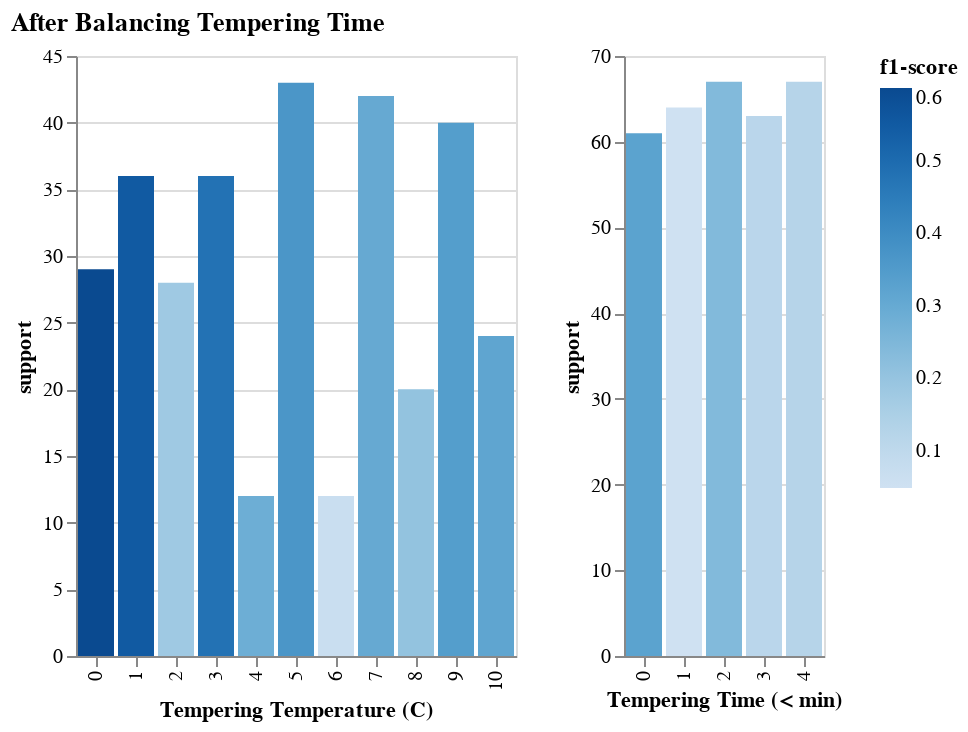

Here is the notebook cell this chart was saved with:
### Code cell
rf_cr_ttemp_supp_plot = alt.Chart(pl_cr_rf_ttemp)\
    .mark_bar().encode(
        alt.X('index:O').title('Tempering Temperature (C)'),
        alt.Y('support'),
        alt.Color('f1-score')
        )

rf_cr_ttime_supp_plot = alt.Chart(pl_cr_rf_ttime)\
    .mark_bar().encode(
        alt.X('index:O').title('Tempering Time (< min)'),
        alt.Y('support'),
        alt.Color('f1-score')
        )
rf_cr_ttemp_supp_plot

alt.concat(rf_cr_ttemp_supp_plot, rf_cr_ttime_supp_plot).properties(title='After Balancing Tempering Time')

### Figure 1 — Vega-Lite specification as saved in the notebook (floating-point values rounded to 4 significant figures)
{"config": {"view": {"continuousWidth": 300, "continuousHeight": 300}}, "concat": [{"data": {"name": "data-24922531332960682cfaaaad683b8cd0"}, "mark": {"type": "bar"}, "encoding": {"color": {"field": "f1-score", "type": "quantitative"}, "x": {"field": "index", "title": "Tempering Temperature (C)", "type": "ordinal"}, "y": {"field": "support", "type": "quantitative"}}}, {"data": {"name": "data-433f45e8cd7a02835baca3f8c456c3da"}, "mark": {"type": "bar"}, "encoding": {"color": {"field": "f1-score", "type": "quantitative"}, "x": {"field": "index", "title": "Tempering Time (< min)", "type": "ordinal"}, "y": {"field": "support", "type": "quantitative"}}}], "title": "After Balancing Tempering Time", "$schema": "https://vega.github.io/schema/vega-lite/v5.20.1.json", "datasets": {"data-24922531332960682cfaaaad683b8cd0": [{"index": 0.0, "precision": 0.5806, "recall": 0.6207, "f1-score": 0.6, "support": 29.0}, {"index": 1.0, "precision": 0.5758, "recall": 0.5278, "f1-score": 0.5507, "support": 36.0}, {"index": 2.0, "precision": 0.1786, "recall": 0.1786, "f1-score": 0.1786, "support": 28.0}, {"index": 3.0, "precision": 0.4615, "recall": 0.5, "f1-score": 0.48, "support": 36.0}, {"index": 4.0, "precision": 0.3333, "recall": 0.25, "f1-score": 0.2857, "support": 12.0}, {"index": 5.0, "precision": 0.3846, "recall": 0.3488, "f1-score": 0.3659, "support": 43.0}, {"index": 6.0, "precision": 0.05882, "recall": 0.08333, "f1-score": 0.06897, "support": 12.0}, {"index": 7.0, "precision": 0.2745, "recall": 0.3333, "f1-score": 0.3011, "support": 42.0}, {"index": 8.0, "precision": 0.2105, "recall": 0.2, "f1-score": 0.2051, "support": 20.0}, {"index": 9.0, "precision": 0.3333, "recall": 0.35, "f1-score": 0.3415, "support": 40.0}, {"index": 10.0, "precision": 0.4286, "recall": 0.25, "f1-score": 0.3158, "support": 24.0}], "data-433f45e8cd7a02835baca3f8c456c3da": [{"index": 0.0, "precision": 0.3088, "recall": 0.3443, "f1-score": 0.3256, "support": 61.0}, {"index": 1.0, "precision": 0.05172, "recall": 0.04688, "f1-score": 0.04918, "support": 64.0}, {"index": 2.0, "precision": 0.2586, "recall": 0.2239, "f1-score": 0.24, "support": 67.0}, {"index": 3.0, "precision": 0.1039, "recall": 0.127, "f1-score": 0.1143, "support": 63.0}, {"index": 4.0, "precision": 0.1311, "recall": 0.1194, "f1-score": 0.125, "support": 67.0}]}}
